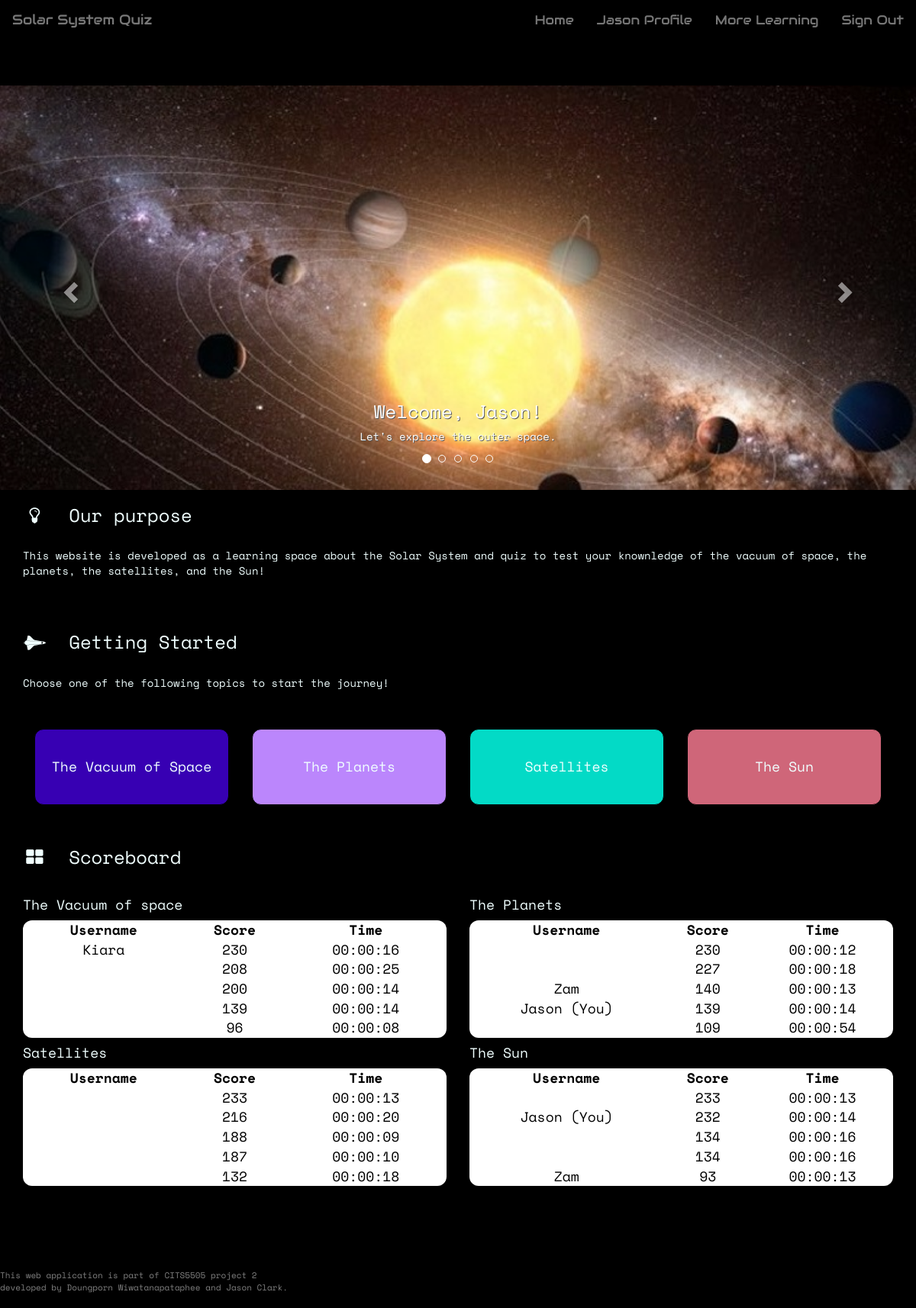
Page /home (signed in) on the committed database.
### app/models.py (models this page shows, shortened)
class User(UserMixin, db.Model):
    __tablename__ = 'user_table'
    id = db.Column(db.Integer, primary_key=True)
    username = db.Column(db.String(64), index=True, unique=True)
    user_type = db.Column(db.String(64))
    email = db.Column(db.String(120), index=True, unique=True)
    password_hash = db.Column(db.String(128))
    posts = db.relationship('Post', backref='author', lazy='dynamic')
    about_me = db.Column(db.String(140))
    last_seen = db.Column(db.DateTime, default=datetime.utcnow)
    score_child = db.relationship("Score", backref = 'user_parent')
    quiz_unlocked = db.Column(db.Integer, default=0)

class QuestionSet(db.Model):
    __tablename__ = 'questionset'
    id = db.Column(db.Integer, primary_key = True)
    name = db.Column(db.String(64))
    module = db.Column(db.String(64))
    number_of_questions = db.Column(db.Integer)
    child = db.relationship("CurrentQuestion")
    score_child = db.relationship('Score', backref= 'questionset_parent')

class Score(db.Model):
    __tablename__ = 'score'
    id = db.Column(db.Integer, primary_key = True)
    user_id = db.Column(db.Integer, db.ForeignKey('user_table.id'))
    questionset_id = db.Column(db.Integer, db.ForeignKey('questionset.id'))
    score = db.Column(db.Integer, default=0)
    time_taken = db.Column(db.Time, default=0)

### app/routes.py (the view)
@app.route('/', methods = ['GET','POST'])
@app.route('/index', methods = ['GET','POST'])
@app.route('/home', methods = ['GET','POST'])
def home():
    questionSet = QuestionSet.query.all()
    vacuum_score = Score.query.filter_by(questionset_id=2).order_by(Score.score.desc()).all()
    planet_score = Score.query.filter_by(questionset_id=3).order_by(Score.score.desc()).all()
    satellite_score = Score.query.filter_by(questionset_id=4).order_by(Score.score.desc()).all()
    sun_score = Score.query.filter_by(questionset_id=5).order_by(Score.score.desc()).all()
    return render_template('home.html', questionSet=questionSet, vacuum_score=vacuum_score,
    planet_score=planet_score, satellite_score=satellite_score, sun_score=sun_score)

### app/models.py (called while the page is built)
@login.user_loader
def load_user(id):
    return User.query.get(int(id))

### app/routes.py (called while the page is built)
@app.before_request
def before_request():
    from_zone = tz.tzutc()
    to_zone = tz.tzlocal()
    utc = datetime.utcnow()
    utc = utc.replace(tzinfo=from_zone)
    central = utc.astimezone(to_zone)   # convert to local timezone
    if current_user.is_authenticated:
        current_user.last_seen = central
        db.session.commit()

### app/templates/home.html (shortened to what this page needs)
{% extends 'base.html' %}
{% block body %}
<div id="home_carousel" class="carousel slide" data-ride="carousel">
  <ol class="carousel-indicators">
    <li data-target="#home_carousel" data-slide-to="0" class="active"></li>
    <li data-target="#home_carousel" data-slide-to="1"></li>
    <li data-target="#home_carousel" data-slide-to="2"></li>
    <li data-target="#home_carousel" data-slide-to="3"></li>
    <li data-target="#home_carousel" data-slide-to="4"></li>
  </ol>
  <div id="slides" class="carousel-inner" role="listbox">
    <div class="item active">
      <img
        src="{{ url_for('static', filename='img/solarsystem.jpg') }}"
        alt="Solar System"
      />
      <div class="carousel-caption">
        {% if current_user.is_authenticated %}
        <h3>Welcome, {{ current_user.username }}!</h3>
        {% else %}
        <h3>Welcome to the Solar System!</h3>
        {% endif %}
        <p>Let's explore the outer space.</p>
      </div>
    </div>
  </div>
  <a
    class="left carousel-control"
    href="#home_carousel"
    role="button"
    data-slide="prev"
  >
    <span class="glyphicon glyphicon-chevron-left" aria-hidden="true"></span>
  </a>
  <a
    class="right carousel-control"
    href="#home_carousel"
    role="button"
    data-slide="next"
  >
    <span class="glyphicon glyphicon-chevron-right" aria-hidden="true"></span>
  </a>
</div>
<div class="container" id='main_content'>
    <h3><i class="fa fa-lightbulb-o fa-fw"></i>&nbsp; Our purpose</h3>
    <br>
    <p>This website is developed as a learning space about the Solar System and
    quiz to test your knownledge of the vacuum of space, the planets, the satellites,
    and the Sun!</p>
    <br><br>
    <h3><i class="fa fa-space-shuttle fa-fw"></i>&nbsp; Getting Started</h3>
    <br>
    {% if current_user.is_authenticated %}
    <p>Choose one of the following topics to start the journey!</p>
    <br><br>
    {% for qset in questionSet %}
    <div class='container-fluid col-xs-3 modules'>
      <button class="module-button" id="{{ qset.name }}" onclick="window.location.href='{{ url_for('learning_module', module=qset.module) }}'">
        {{ qset.name }}
      </button>
    </div>
    {% endfor %}
    <hr class="divider">
    <h3><i class="fa fa-th-large fa-fw"></i>&nbsp; Scoreboard</h3>
    <br>
    <div class="row">
    <div class="col-xs-6">
    <h4>The Vacuum of space</h4>
    <table class="result-table">
        <thead>
            <tr>
                <th>Username</th>
                <th>Score</th>
                <th>Time</th>
            </tr>
        </thead>
        <tbody>
        {% for score in vacuum_score %}
        {%  if loop.index <= 5  %}
            <tr>
                {% if current_user.id == score.user_parent.id %}
                <td>{{ score.user_parent.username }} (You)</td>
                {% else %}
                <td>{{ score.user_parent.username }}</td>
                {% endif %}
                <td>{{ score.score }}</td>
                <td>{{ score.time_taken }}</td>
            </tr>
        {% endif %}
        {% endfor %}
        </tbody>
    </table>
    </div>
    <div class="col-xs-6">
    <h4>The Planets</h4>
    <table class="result-table">
        <thead>
            <tr>
                <th>Username</th>
                <th>Score</th>
                <th>Time</th>
            </tr>
        </thead>
        <tbody>
        {% for score in planet_score %}
        {%  if loop.index <= 5  %}
            <tr>
                {% if current_user.id == score.user_parent.id %}
                <td>{{ score.user_parent.username }} (You)</td>
                {% else %}
                <td>{{ score.user_parent.username }}</td>
                {% endif %}
                <td>{{ score.score }}</td>
                <td>{{ score.time_taken }}</td>
            </tr>
        {% endif %}
        {% endfor %}
        </tbody>
    </table>
    </div>
    </div>
    <div class="row">
    <div class="col-xs-6">
    <h4>Satellites</h4>
    <table class="result-table">
        <thead>
            <tr>
                <th>Username</th>
                <th>Score</th>
                <th>Time</th>
            </tr>
        </thead>
        <tbody>
        {% for score in satellite_score %}
        {%  if loop.index <= 5  %}
            <tr>
                {% if current_user.id == score.user_parent.id %}
                <td>{{ score.user_parent.username }} (You)</td>
                {% else %}
                <td>{{ score.user_parent.username }}</td>
                {% endif %}
                <td>{{ score.score }}</td>
                <td>{{ score.time_taken }}</td>
            </tr>
        {% endif %}
        {% endfor %}
        </tbody>
    </table>
    </div>
    <div class="col-xs-6">
    <h4>The Sun</h4>
    <table class="result-table">
        <thead>
            <tr>
                <th>Username</th>
                <th>Score</th>
                <th>Time</th>
            </tr>
        </thead>
        <tbody>
        {% for score in sun_score %}
        {%  if loop.index <= 5  %}
            <tr>
                {% if current_user.id == score.user_parent.id %}
                <td>{{ score.user_parent.username }} (You)</td>
                {% else %}
                <td>{{ score.user_parent.username }}</td>
                {% endif %}
                <td>{{ score.score }}</td>
                <td>{{ score.time_taken }}</td>
            </tr>
        {% endif %}
        {% endfor %}
        </tbody>
    </table>
    </div>
    </div>
  {% endif %}
</div>
{% endblock %}

### app/templates/base.html (shortened to what this page needs)
<!DOCTYPE html>
<html lang="en">
<head>
    <link rel="stylesheet" href="https://maxcdn.bootstrapcdn.com/bootstrap/3.4.1/css/bootstrap.min.css">
    <link rel="stylesheet" type="text/css" href="{{ url_for('static', filename='css/theme.css') }}">
    <link rel="stylesheet" href="https://cdnjs.cloudflare.com/ajax/libs/font-awesome/4.7.0/css/font-awesome.min.css">
</head>
<body>
    {% block navbar %}
    <nav class="navbar navbar-default">
            <div class="navbar-header">
                <a class="navbar-brand" href="{{ url_for('home') }}">Solar System Quiz</a>
            </div>
            <div class="collapse navbar-collapse" id="bs-example-navbar-collapse-1">
                <ul class="nav navbar-nav navbar-right">
                    {% if current_user.is_authenticated %}
                    <li><a id="nav_home" href="{{ url_for('home') }}">Home</a></li>
                    <li><a id="nav_profile" href="{{ url_for('user_profile', username=current_user.username) }}">{{ current_user.username }} Profile</a></li>
                    <li><a id="nav_learning" href="{{ url_for('more_learning') }}">More Learning</a></li>
                    <li><a id="nav_logout" href="{{ url_for('logout') }}">Sign Out</a></li>
                    {% else %}
                    <li><a id="nav_home" href="{{ url_for('home') }}">Home</a></li>
                    <li><a id="nav_login" href="{{ url_for('login') }}">Login</a></li>
                    <li><a id="nav_register" href="{{ url_for('register') }}">Register</a></li>
                    <li><a id="nav_learning" href="{{ url_for('more_learning') }}">More Learning</a></li>
                    {% endif %}
                </ul>
            </div>
    </nav>
    {% endblock %}
    <div class="points-container">
    </div>
    {% block body %}{% endblock %}
    <footer>
        <p>This web application is part of CITS5505 project 2 <br>
           developed by Doungporn Wiwatanapataphee and Jason Clark.</p>
    </footer>
</body>
</html>

### app/static/css/theme.css (style rules this page uses)
* { box-sizing: border-box; }
body { font-family: 'Space Mono', monospace; background-color: black; color: azure; padding-bottom: 60px; margin-bottom: 100px; }
html { scroll-behavior: smooth; }
.navbar { font-family: 'Audiowide', cursive; background-color: black; border-color: black; top: 0; }
.nav a { font-size: 1.2em !important; }
.carousel-inner img { width: 100%; margin: auto; }
.carousel .item { height: 530px; }
.item img { position: absolute; object-fit: cover; top: 0; left: 0; object-fit: contain; }
.carousel-caption h3 { color: #ffffff !important; text-shadow: 1px 1px 0px #595959; }
.carousel-caption p { text-shadow: 1px 1px 0px #595959; }
.module-button { height: 100px; width: 100%; border: 1px solid; border-color: black; word-wrap: normal; margin: 0; padding: 0; border-radius: 12px; filter: brightness(1); font-size: 18px; }
button[id='The Vacuum of Space'] { background-color: #3700b3; }
button[id='The Planets'] { background-color: #bb86fc; }
button[id='Satellites'] { background-color: #03dac6; }
button[id='The Sun'] { background-color: #cf6679; }
.points-container { padding: 20px; display: flex; margin: 0 auto; text-align: center; }
.result-table { width: 100%; font-size: 18px; padding: 20px; border-collapse: collapse; border-spacing: 10px; text-align: center; background-color: #ffffff; color: black; border-radius: 12px; }
.result-table th { text-align: center; }
hr.divider { border: 0; height: 5px; margin-top: 50px; margin-bottom: 50px; margin-left: 2rem; width: 100%; }
footer { position: fixed; font-size: 11px; background: black; color:grey; bottom: 0; left: 0; height: 50px; width: 100%; }

### rows in the picture
User: username "Jason"
QuestionSet: name "The Vacuum of Space"
QuestionSet: name "The Planets"
QuestionSet: name "Satellites"
QuestionSet: name "The Sun"
Score: user_parent.username "Kiara", score "230", time_taken "00:00:16"
Score: score "208", time_taken "00:00:25"
Score: score "200", time_taken "00:00:14"
Score: score "139", time_taken "00:00:14"
Score: score "96", time_taken "00:00:08"
Score: score "230", time_taken "00:00:12"
Score: score "227", time_taken "00:00:18"
Score: user_parent.username "Zam", score "140", time_taken "00:00:13"
Score: user_parent.username "Jason", score "139", time_taken "00:00:14"
Score: score "109", time_taken "00:00:54"
Score: score "233", time_taken "00:00:13"
Score: score "216", time_taken "00:00:20"
Score: score "188", time_taken "00:00:09"
Score: score "187", time_taken "00:00:10"
Score: score "132", time_taken "00:00:18"
Score: score "233", time_taken "00:00:13"
Score: user_parent.username "Jason", score "232", time_taken "00:00:14"
Score: score "134", time_taken "00:00:16"
Score: score "134", time_taken "00:00:16"
Score: user_parent.username "Zam", score "93", time_taken "00:00:13"
